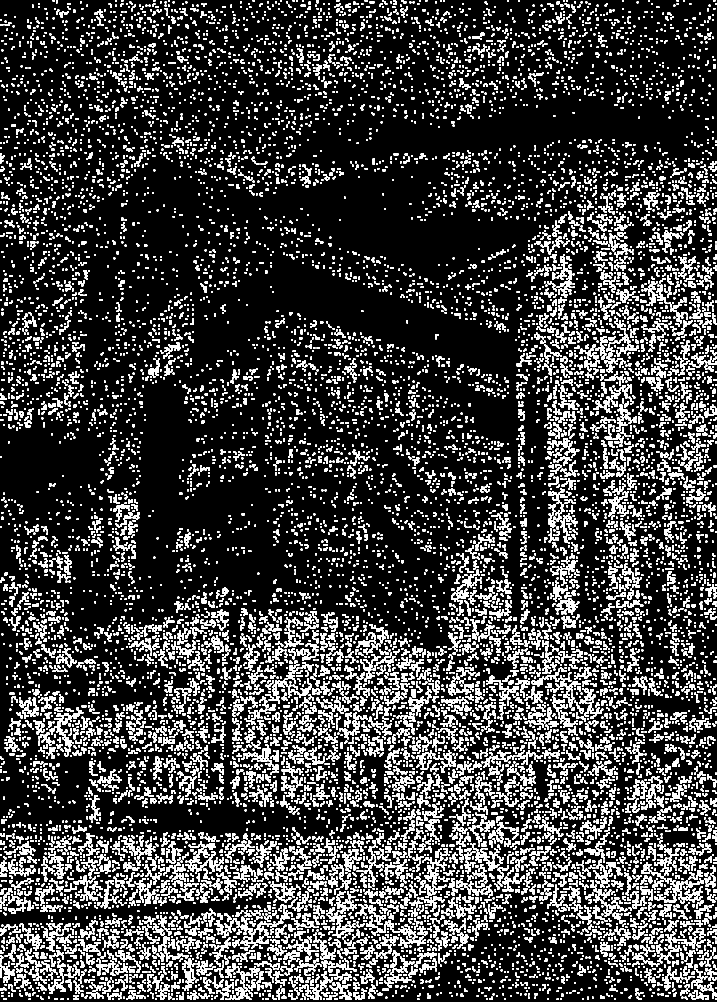
#> input picture safe_zone_map.png, 3585 x 5006 px (shown at 1/5 size)
$ python combined_edge_map.py
#> lines starting #> are read from the running program, lines starting #| are printed output that depends on the picture; after the words box and inside, x2 and y2 are one past the last pixel; in counts of white or black regions, pixels touching at a corner belong together
import cv2
import numpy as np

# Load edge-based map
edge_mask = cv2.imread("safe_zone_map.png", cv2.IMREAD_GRAYSCALE)
#> edge_mask: shape (5006, 3585); 14.9% white; 12913 white regions, largest, box (x1, y1, x2, y2) and area: (3208, 4312, 3512, 4512) 9856, (1160, 4520, 1464, 4752) 9856, (1832, 4576, 2136, 4736) 8512

# Load CNN-based map
cnn_mask = cv2.imread("cnn_map_colored.png", cv2.IMREAD_GRAYSCALE)
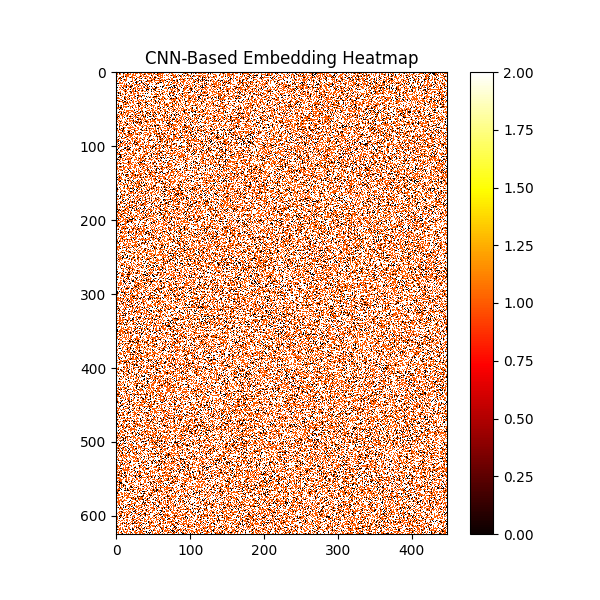
#> input picture cnn_map_colored.png, 600 x 600 px
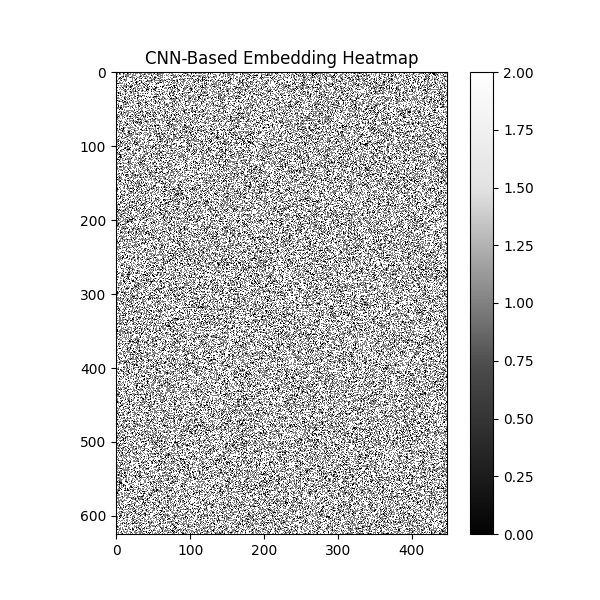
#> cnn_mask: shape (600, 600); min 0, max 255, mean 215.6

# Resize CNN mask to match edge mask if needed
cnn_mask = cv2.resize(cnn_mask, (edge_mask.shape[1], edge_mask.shape[0]), interpolation=cv2.INTER_NEAREST)
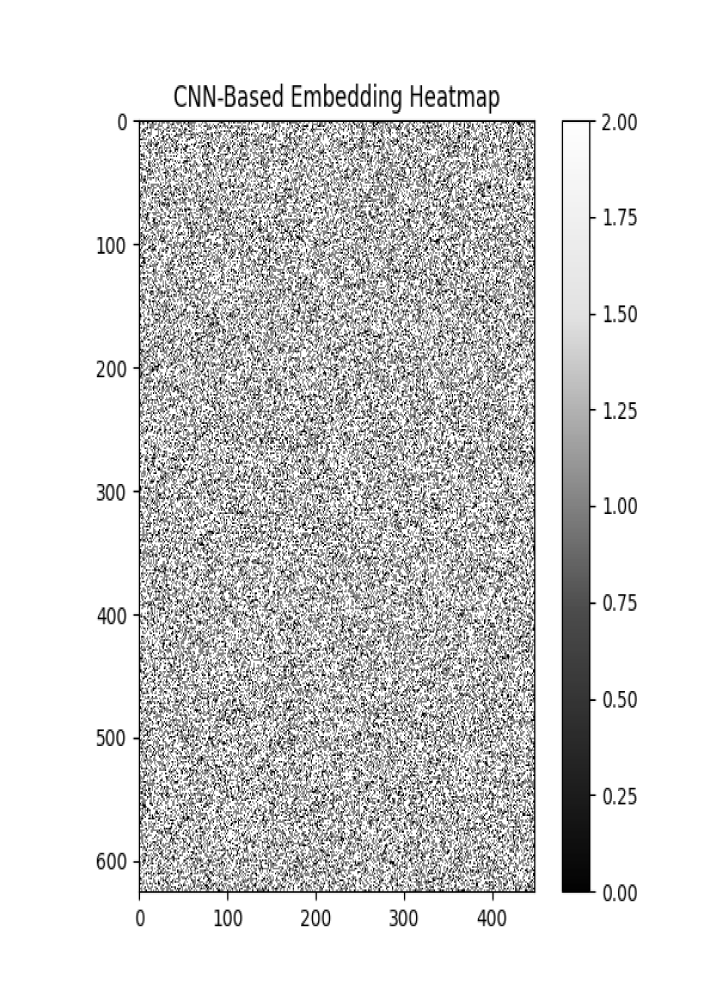
#> cnn_mask: shape (5006, 3585) (shown at 1/5 size); min 0, max 255, mean 215.6

# Threshold both masks to binary (0 or 255)
_, edge_bin = cv2.threshold(edge_mask, 127, 255, cv2.THRESH_BINARY)
_, cnn_bin = cv2.threshold(cnn_mask, 127, 255, cv2.THRESH_BINARY)
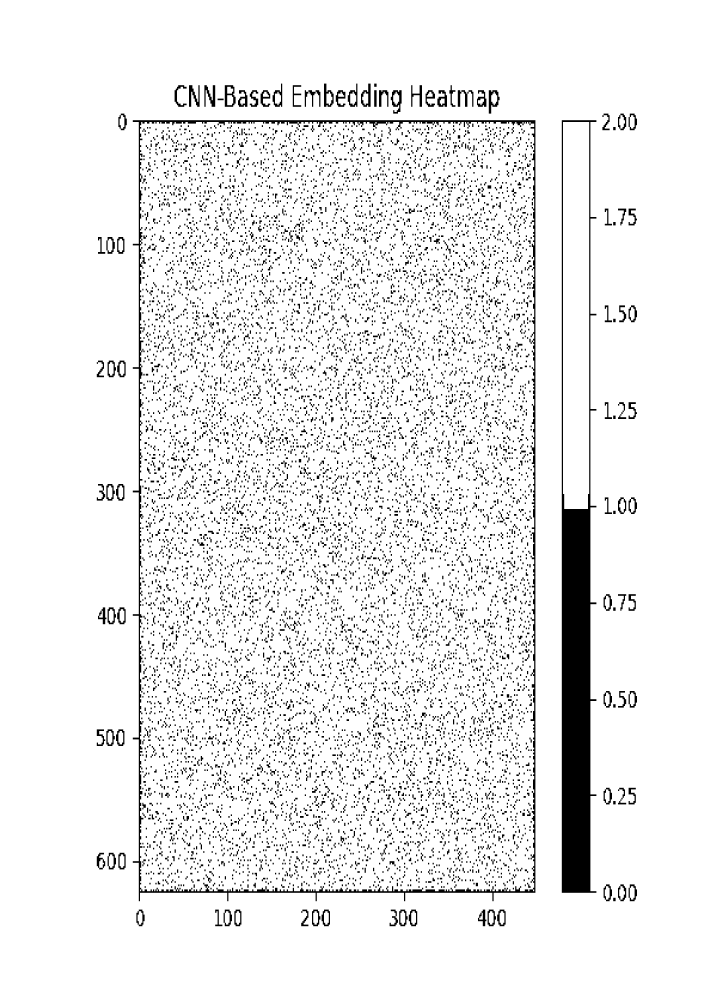
#> cnn_bin: shape (5006, 3585) (shown at 1/5 size); 92.7% white; 9654 black regions, largest, box (x1, y1, x2, y2) and area: (2809, 601, 2982, 4464) 302074, (664, 601, 2677, 4506) 133721, (1022, 426, 1076, 534) 3096

# Combine both maps using OR operation
combined_mask = cv2.bitwise_or(edge_bin, cnn_bin)
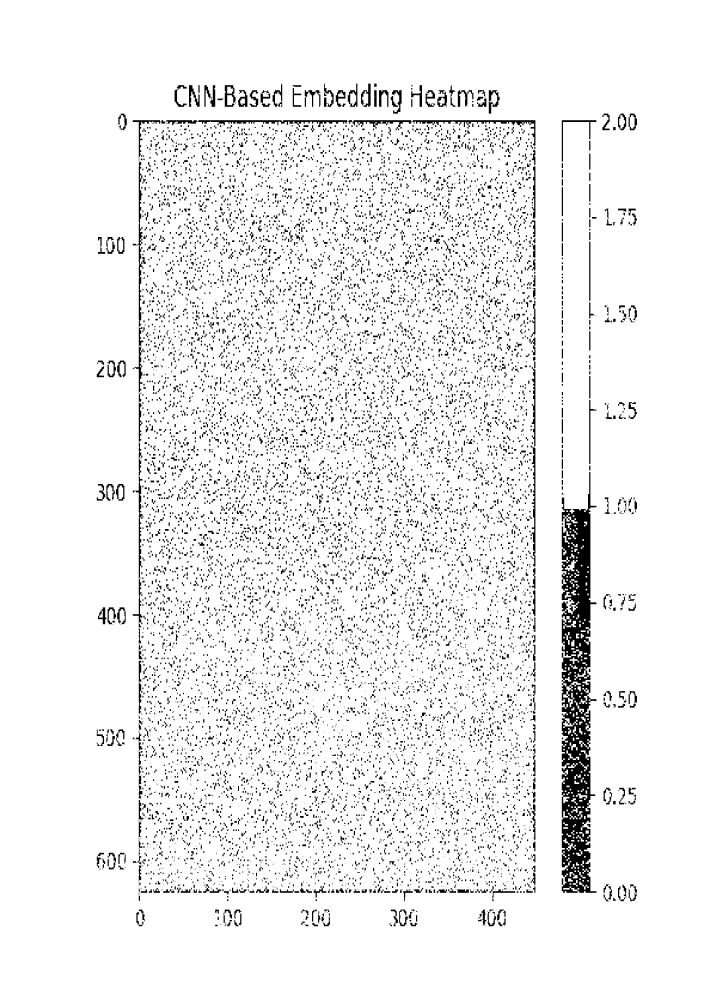
#> combined_mask: shape (5006, 3585) (shown at 1/5 size); 93.8% white; 10135 black regions (656 under 20 px), largest, box (x1, y1, x2, y2) and area: (2809, 2360, 2982, 4464) 209307, (664, 601, 2677, 3296) 60002, (2653, 1784, 2677, 3160) 12653

# Save the combined safe zone map
cv2.imwrite("combined_safe_zone_mask.png", combined_mask)
print("✅ Saved binary combined safe zone mask as 'combined_safe_zone_mask.png'")
